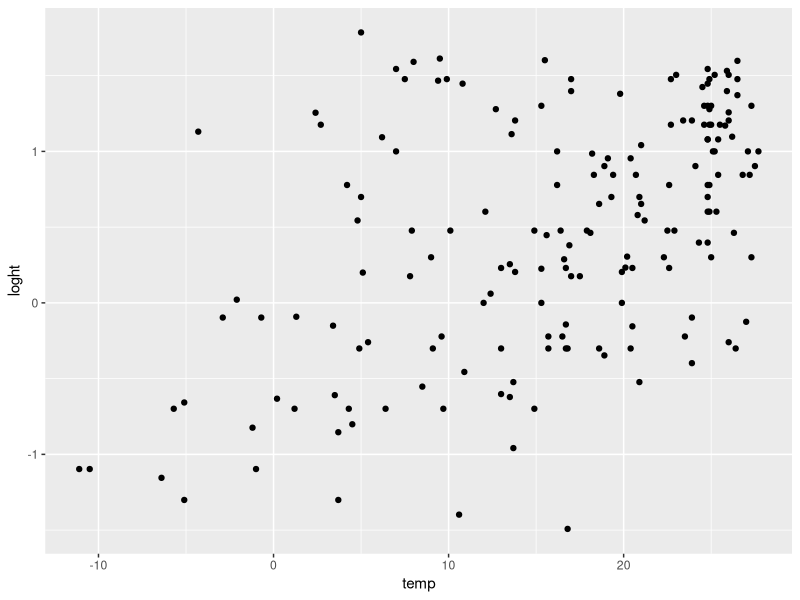

Source code (R):
## ---- chunk 1
library(dplyr)
library(ggplot2)
## ---- chunk 2
#```{r, warning=F, message=F}
2+2
## ---- chunk 3
Plant_height <- read.csv(file = "Plant_height.csv")
## ---- chunk 4
#```{r, fig.height=3, fig.width=10}
ggplot(Plant_height, aes(temp, loght)) + geom_point()
## ---- chunk 5
knitr::opts_chunk$set(fig.width = 10, fig.height = 10)
## ---- chunk 6
date()
